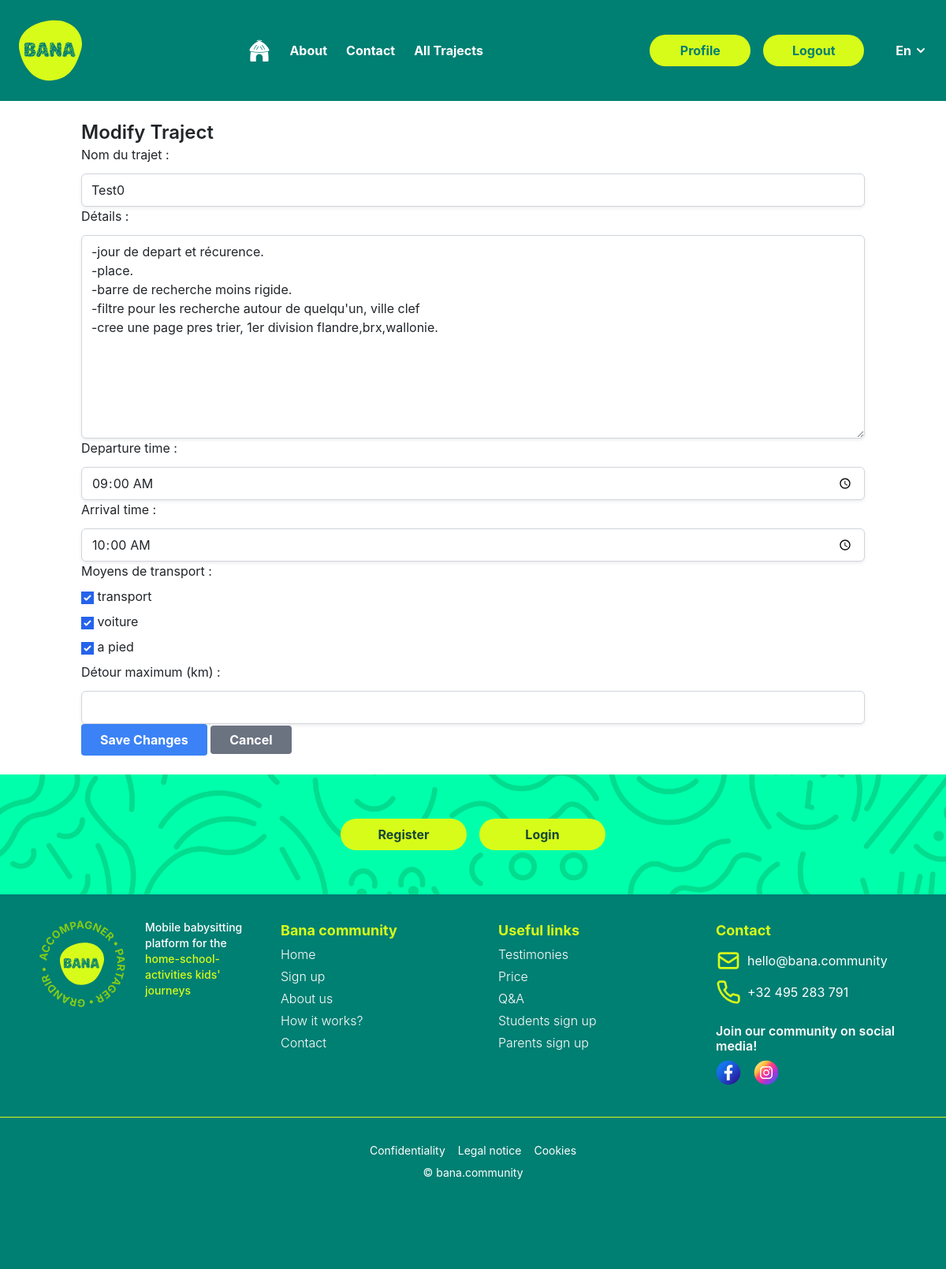
The page /trajects/modify/2/proposed/ (signed in) on the database its author committed.
### trajects/models.py (models this page shows, shortened)
class ProposedTraject(models.Model):
    traject = models.ForeignKey(Traject, on_delete=models.CASCADE)
    member = models.ForeignKey(Members, related_name='proposed_trajects', on_delete=models.CASCADE)
    transport_modes = models.ManyToManyField(TransportMode, related_name='proposed_trajects')
    departure_time = models.TimeField()
    arrival_time = models.TimeField()
    name = models.CharField(max_length=100)
    details = models.TextField()
    detour_distance = models.FloatField(blank=True, null=True)

class TransportMode(models.Model):
    name = models.CharField(max_length=100)
    description = models.TextField(blank=True, null=True)
    def __str__(self):
        return self.name

### trajects/views.py (the view)
# urls.py: path('modify/<int:id>/<str:type>/', views.modify_traject, name='modify_traject'),
@login_required
def modify_traject(request, id, type):
    if type == 'proposed':
        traject_instance = get_object_or_404(ProposedTraject, id=id, member=request.user.members)
        form_class = ProposedTrajectForm
    else:
        traject_instance = get_object_or_404(ResearchedTraject, id=id, member=request.user.members)
        form_class = ResearchedTrajectForm
    if request.method == 'POST':
        form = form_class(request.POST, instance=traject_instance)
        if form.is_valid():
            form.save()
            messages.success(request, 'Traject updated successfully!')
            return redirect('profile')
        else:
            messages.error(request, 'There were errors in your form. Please fix them and try again.')
    else:
        form = form_class(instance=traject_instance)
    context = {
        'form': form,
        'traject': traject_instance
    }
    return render(request, 'trajects/modify_traject.html', context)

### trajects/templates/trajects/modify_traject.html (shortened to what this page needs)
{% extends 'layouts/base.html' %}
{% block content %}
<div class="container mx-auto py-6">
    <h2 class="text-2xl font-semibold">Modify Traject</h2>
    <form method="post">
        {{ form.as_p }}
        <button type="submit" class="bg-blue-500 hover:bg-blue-700 text-white font-bold py-2 px-4 rounded">Save Changes</button>
        <a href="{% url 'profile' %}" class="bg-gray-500 hover:bg-gray-700 text-white font-bold py-2 px-4 rounded">Cancel</a>
    </form>
</div>
{% endblock %}

### bana/static/bana/css/style.css (style rules this page uses)
body { background-color: f3f3f3; }

### rows shown on the page
ProposedTraject: name "Test0", details "-jour de depart et récurence. -place. -barre de recherche moins rigide. -filtre pour les recherche autour de quelqu'un, ville clef -cree une page pres trier, 1er division flandre,brx,wallonie.", departure_time "09:00:00", arrival_time "10:00:00"
